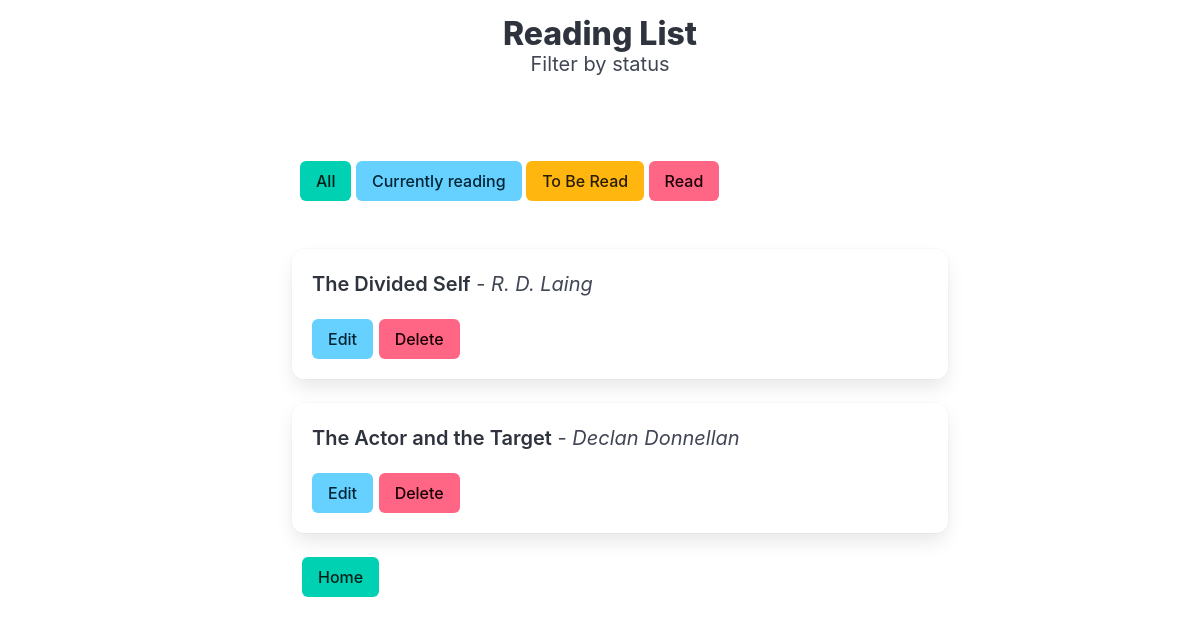
The app's page /view, older data.
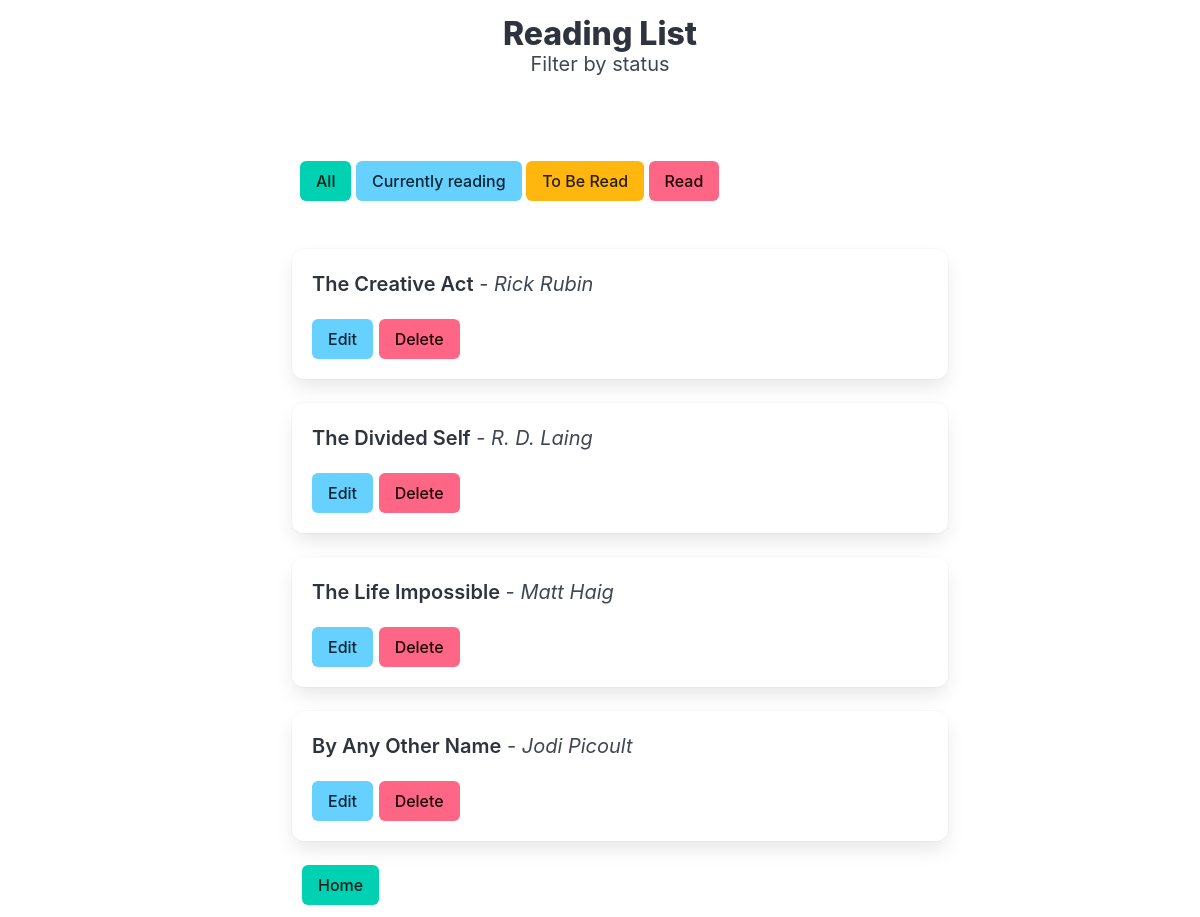
The same page, newer data.
### tables this page shows
CREATE TABLE book (
            book_id INTEGER PRIMARY KEY AUTOINCREMENT,
            title TEXT NOT NULL,
            author TEXT NOT NULL,
            status TEXT,
            added_at TEXT NOT NULL
        );

### app.py (the view)
@app.route('/view')
def viewtitle():
    books = get_all_books()
    return render_template('viewtitle.html', books = books, current_status = 'all')

### database.py (called while the page is built)
def get_db():
    conn = sqlite3.connect('book.db')
    conn.row_factory = sqlite3.Row
    return conn

def get_all_books():
    conn = get_db()
    cursor = conn.cursor()
    books = cursor.execute('SELECT * FROM book').fetchall()
    result = []
    for book in books:
        result.append({
            'id': book['book_id'],
            'title': book['title'],
            'author': book['author'],
            'status': book['status']
        })
    conn.close()
    return result

### templates/viewtitle.html (shortened to what this page needs)
<!DOCTYPE html>
<html lang="en">
<head>
    <link rel="stylesheet" href="https://cdn.jsdelivr.net/npm/bulma@1.0.4/css/bulma.min.css">
    <link rel="stylesheet" href="../static/style.css">
</head>
<body>
    <h1 class="title has-text-centered mt-4">Reading List</h1>
    <h2 class="subtitle has-text-centered">Filter by status</h2>
    <div class="column is-three-fifths is-offset-one-fifth">
        <div class="section">
            <a href="/view"><button class="button is-primary">All</button></a>
            <a href="/view/currently_reading"><button class="button is-info">Currently reading</button></a>
            <a href="/view/to_be_read"><button class="button is-warning">To Be Read</button></a>
            <a href="/view/read"><button class="button is-danger">Read</button></a>
        </div>
        <div class="content is-medium">
            <ul>
                {% for book in books %}
                <li class="box">
                    <p class="listing"><strong>{{ book.title }}</strong> - <em>{{ book.author}}</em></p>
                    <a href="/edit/{{ book.id }}"><button class="button is-info">Edit</button></a>
                    <form method="POST" action="/delete/{{ book.id }}" style="display: inline;">
            <button class="button is-danger" type="submit" onclick="return confirm('Delete this book?')">Delete</button>
        </form>
                </li>
                {% endfor %}
            </ul>
        </div>
        <a href="{{url_for('tracker')}}" id="homebutton">
                <button class="button is-primary">Home</button>
            </a>
    </div>
</body>
</html>

### static/style.css (style rules this page uses)
li { list-style-type: none; }
a#homebutton { margin-left: 50px; margin-top: 20px; }

Row changes from the older to the newer data that the page shows:
removed book: title "The Actor and the Target", author "Declan Donnellan"
added book: title "The Creative Act", author "Rick Rubin"
added book: title "The Life Impossible", author "Matt Haig"
added book: title "By Any Other Name", author "Jodi Picoult"
